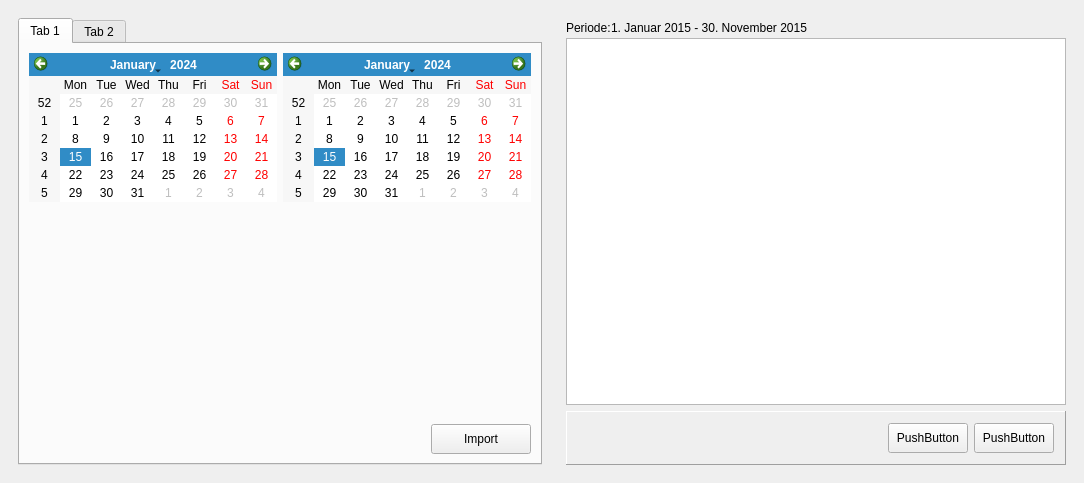
<?xml version="1.0" encoding="UTF-8"?>
<ui version="4.0">
 <class>MainWindow</class>
 <widget class="QMainWindow" name="MainWindow">
  <property name="geometry">
   <rect>
    <x>0</x>
    <y>0</y>
    <width>1047</width>
    <height>483</height>
   </rect>
  </property>
  <property name="windowTitle">
   <string>MainWindow</string>
  </property>
  <widget class="QWidget" name="centralwidget">
   <layout class="QHBoxLayout" name="horizontalLayout_5">
    <item>
     <layout class="QHBoxLayout" name="horizontalLayout">
      <property name="margin">
       <number>9</number>
      </property>
      <item>
       <widget class="QTabWidget" name="tabWidget">
        <property name="sizePolicy">
         <sizepolicy hsizetype="Minimum" vsizetype="Expanding">
          <horstretch>0</horstretch>
          <verstretch>0</verstretch>
         </sizepolicy>
        </property>
        <property name="currentIndex">
         <number>0</number>
        </property>
        <widget class="QWidget" name="tab">
         <attribute name="title">
          <string>Tab 1</string>
         </attribute>
         <layout class="QHBoxLayout" name="horizontalLayout_8">
          <item>
           <layout class="QVBoxLayout" name="verticalLayout_2" stretch="0,1,0">
            <item>
             <layout class="QHBoxLayout" name="horizontalLayout_3">
              <item>
               <widget class="QCalendarWidget" name="calendarWidget">
                <property name="sizePolicy">
                 <sizepolicy hsizetype="Minimum" vsizetype="Minimum">
                  <horstretch>0</horstretch>
                  <verstretch>0</verstretch>
                 </sizepolicy>
                </property>
               </widget>
              </item>
              <item>
               <widget class="QCalendarWidget" name="calendarWidget_2">
                <property name="sizePolicy">
                 <sizepolicy hsizetype="Minimum" vsizetype="Minimum">
                  <horstretch>0</horstretch>
                  <verstretch>0</verstretch>
                 </sizepolicy>
                </property>
               </widget>
              </item>
             </layout>
            </item>
            <item>
             <spacer name="verticalSpacer">
              <property name="orientation">
               <enum>Qt::Vertical</enum>
              </property>
              <property name="sizeHint" stdset="0">
               <size>
                <width>20</width>
                <height>40</height>
               </size>
              </property>
             </spacer>
            </item>
            <item>
             <layout class="QHBoxLayout" name="horizontalLayout_4">
              <item>
               <spacer name="horizontalSpacer_2">
                <property name="orientation">
                 <enum>Qt::Horizontal</enum>
                </property>
                <property name="sizeHint" stdset="0">
                 <size>
                  <width>40</width>
                  <height>20</height>
                 </size>
                </property>
               </spacer>
              </item>
              <item>
               <widget class="QPushButton" name="pushButton_3">
                <property name="sizePolicy">
                 <sizepolicy hsizetype="Minimum" vsizetype="Fixed">
                  <horstretch>0</horstretch>
                  <verstretch>0</verstretch>
                 </sizepolicy>
                </property>
                <property name="minimumSize">
                 <size>
                  <width>100</width>
                  <height>30</height>
                 </size>
                </property>
                <property name="text">
                 <string>Import</string>
                </property>
               </widget>
              </item>
             </layout>
            </item>
           </layout>
          </item>
         </layout>
        </widget>
        <widget class="QWidget" name="tab_2">
         <attribute name="title">
          <string>Tab 2</string>
         </attribute>
         <layout class="QHBoxLayout" name="horizontalLayout_2">
          <item>
           <layout class="QVBoxLayout" name="verticalLayout_5" stretch="0,1,0">
            <item>
             <layout class="QHBoxLayout" name="horizontalLayout_7">
              <item>
               <widget class="QCalendarWidget" name="calendarWidget_3">
                <property name="sizePolicy">
                 <sizepolicy hsizetype="Minimum" vsizetype="Minimum">
                  <horstretch>0</horstretch>
                  <verstretch>0</verstretch>
                 </sizepolicy>
                </property>
               </widget>
              </item>
              <item>
               <widget class="QCalendarWidget" name="calendarWidget_4">
                <property name="sizePolicy">
                 <sizepolicy hsizetype="Minimum" vsizetype="Minimum">
                  <horstretch>0</horstretch>
                  <verstretch>0</verstretch>
                 </sizepolicy>
                </property>
               </widget>
              </item>
             </layout>
            </item>
            <item>
             <spacer name="verticalSpacer_2">
              <property name="orientation">
               <enum>Qt::Vertical</enum>
              </property>
              <property name="sizeHint" stdset="0">
               <size>
                <width>20</width>
                <height>40</height>
               </size>
              </property>
             </spacer>
            </item>
            <item>
             <layout class="QHBoxLayout" name="horizontalLayout_9">
              <item>
               <spacer name="horizontalSpacer_4">
                <property name="orientation">
                 <enum>Qt::Horizontal</enum>
                </property>
                <property name="sizeHint" stdset="0">
                 <size>
                  <width>40</width>
                  <height>20</height>
                 </size>
                </property>
               </spacer>
              </item>
              <item>
               <widget class="QPushButton" name="pushButton_6">
                <property name="sizePolicy">
                 <sizepolicy hsizetype="Minimum" vsizetype="Fixed">
                  <horstretch>0</horstretch>
                  <verstretch>0</verstretch>
                 </sizepolicy>
                </property>
                <property name="minimumSize">
                 <size>
                  <width>100</width>
                  <height>30</height>
                 </size>
                </property>
                <property name="text">
                 <string>Create Report</string>
                </property>
               </widget>
              </item>
             </layout>
            </item>
           </layout>
          </item>
         </layout>
        </widget>
       </widget>
      </item>
     </layout>
    </item>
    <item>
     <widget class="QStackedWidget" name="stackedWidget_2">
      <property name="sizePolicy">
       <sizepolicy hsizetype="Expanding" vsizetype="Expanding">
        <horstretch>0</horstretch>
        <verstretch>0</verstretch>
       </sizepolicy>
      </property>
      <property name="currentIndex">
       <number>1</number>
      </property>
      <widget class="QWidget" name="blank"/>
      <widget class="QWidget" name="table">
       <layout class="QHBoxLayout" name="horizontalLayout_10">
        <item>
         <widget class="QWidget" name="TransactionTable" native="true">
          <layout class="QHBoxLayout" name="horizontalLayout_11">
           <property name="spacing">
            <number>0</number>
           </property>
           <property name="margin">
            <number>0</number>
           </property>
           <item>
            <layout class="QVBoxLayout" name="verticalLayout_4">
             <property name="topMargin">
              <number>0</number>
             </property>
             <property name="bottomMargin">
              <number>0</number>
             </property>
             <item>
              <layout class="QHBoxLayout" name="horizontalLayout_14">
               <item>
                <widget class="QLabel" name="label">
                 <property name="text">
                  <string>Periode:</string>
                 </property>
                </widget>
               </item>
               <item>
                <widget class="QLabel" name="label_2">
                 <property name="text">
                  <string>1. Januar 2015 - 30. November 2015</string>
                 </property>
                </widget>
               </item>
               <item>
                <spacer name="horizontalSpacer">
                 <property name="orientation">
                  <enum>Qt::Horizontal</enum>
                 </property>
                 <property name="sizeHint" stdset="0">
                  <size>
                   <width>40</width>
                   <height>20</height>
                  </size>
                 </property>
                </spacer>
               </item>
              </layout>
             </item>
             <item>
              <widget class="QTableView" name="tableView_2"/>
             </item>
             <item>
              <spacer name="verticalSpacer_3">
               <property name="orientation">
                <enum>Qt::Vertical</enum>
               </property>
               <property name="sizeType">
                <enum>QSizePolicy::Fixed</enum>
               </property>
               <property name="sizeHint" stdset="0">
                <size>
                 <width>20</width>
                 <height>6</height>
                </size>
               </property>
              </spacer>
             </item>
             <item>
              <widget class="QFrame" name="frame_2">
               <property name="minimumSize">
                <size>
                 <width>0</width>
                 <height>50</height>
                </size>
               </property>
               <property name="baseSize">
                <size>
                 <width>0</width>
                 <height>0</height>
                </size>
               </property>
               <property name="frameShape">
                <enum>QFrame::Panel</enum>
               </property>
               <property name="frameShadow">
                <enum>QFrame::Raised</enum>
               </property>
               <layout class="QHBoxLayout" name="horizontalLayout_18">
                <property name="margin">
                 <number>11</number>
                </property>
                <item>
                 <layout class="QHBoxLayout" name="horizontalLayout_6">
                  <item>
                   <spacer name="horizontalSpacer_3">
                    <property name="orientation">
                     <enum>Qt::Horizontal</enum>
                    </property>
                    <property name="sizeHint" stdset="0">
                     <size>
                      <width>40</width>
                      <height>0</height>
                     </size>
                    </property>
                   </spacer>
                  </item>
                  <item>
                   <widget class="QPushButton" name="pushButton_5">
                    <property name="sizePolicy">
                     <sizepolicy hsizetype="Minimum" vsizetype="Fixed">
                      <horstretch>0</horstretch>
                      <verstretch>0</verstretch>
                     </sizepolicy>
                    </property>
                    <property name="minimumSize">
                     <size>
                      <width>0</width>
                      <height>30</height>
                     </size>
                    </property>
                    <property name="text">
                     <string>PushButton</string>
                    </property>
                   </widget>
                  </item>
                  <item>
                   <widget class="QPushButton" name="pushButton_4">
                    <property name="minimumSize">
                     <size>
                      <width>0</width>
                      <height>30</height>
                     </size>
                    </property>
                    <property name="text">
                     <string>PushButton</string>
                    </property>
                   </widget>
                  </item>
                 </layout>
                </item>
               </layout>
              </widget>
             </item>
            </layout>
           </item>
          </layout>
         </widget>
        </item>
       </layout>
      </widget>
      <widget class="QWidget" name="plot">
       <layout class="QHBoxLayout" name="horizontalLayout_16">
        <item>
         <layout class="QVBoxLayout" name="verticalLayout">
          <property name="bottomMargin">
           <number>0</number>
          </property>
          <item>
           <layout class="QHBoxLayout" name="horizontalLayout_15">
            <item>
             <widget class="QLabel" name="label_3">
              <property name="text">
               <string>Periode:</string>
              </property>
             </widget>
            </item>
            <item>
             <widget class="QLabel" name="label_4">
              <property name="text">
               <string>1. Januar 2015 - 30. November 2015</string>
              </property>
             </widget>
            </item>
            <item>
             <spacer name="horizontalSpacer_5">
              <property name="orientation">
               <enum>Qt::Horizontal</enum>
              </property>
              <property name="sizeHint" stdset="0">
               <size>
                <width>40</width>
                <height>0</height>
               </size>
              </property>
             </spacer>
            </item>
           </layout>
          </item>
          <item>
           <widget class="MatplotlibWidget" name="mplwidget">
            <property name="sizePolicy">
             <sizepolicy hsizetype="Expanding" vsizetype="Expanding">
              <horstretch>0</horstretch>
              <verstretch>0</verstretch>
             </sizepolicy>
            </property>
            <property name="minimumSize">
             <size>
              <width>500</width>
              <height>300</height>
             </size>
            </property>
           </widget>
          </item>
          <item>
           <widget class="QFrame" name="frame">
            <property name="minimumSize">
             <size>
              <width>0</width>
              <height>56</height>
             </size>
            </property>
            <property name="frameShape">
             <enum>QFrame::Panel</enum>
            </property>
            <property name="frameShadow">
             <enum>QFrame::Raised</enum>
            </property>
            <layout class="QVBoxLayout" name="verticalLayout_3">
             <property name="spacing">
              <number>6</number>
             </property>
             <property name="margin">
              <number>11</number>
             </property>
             <item>
              <layout class="QHBoxLayout" name="horizontalLayout_17">
               <item>
                <widget class="QLabel" name="label_5">
                 <property name="text">
                  <string>Periode:</string>
                 </property>
                </widget>
               </item>
               <item>
                <widget class="QLabel" name="label_6">
                 <property name="text">
                  <string>1. Januar 2015 - 30. November 2015</string>
                 </property>
                </widget>
               </item>
               <item>
                <spacer name="horizontalSpacer_6">
                 <property name="orientation">
                  <enum>Qt::Horizontal</enum>
                 </property>
                 <property name="sizeHint" stdset="0">
                  <size>
                   <width>40</width>
                   <height>0</height>
                  </size>
                 </property>
                </spacer>
               </item>
              </layout>
             </item>
            </layout>
           </widget>
          </item>
         </layout>
        </item>
       </layout>
      </widget>
     </widget>
    </item>
   </layout>
  </widget>
 </widget>
 <customwidgets>
  <customwidget>
   <class>MatplotlibWidget</class>
   <extends>QWidget</extends>
   <header>matplotlibwidget</header>
  </customwidget>
 </customwidgets>
 <resources/>
 <connections/>
</ui>
